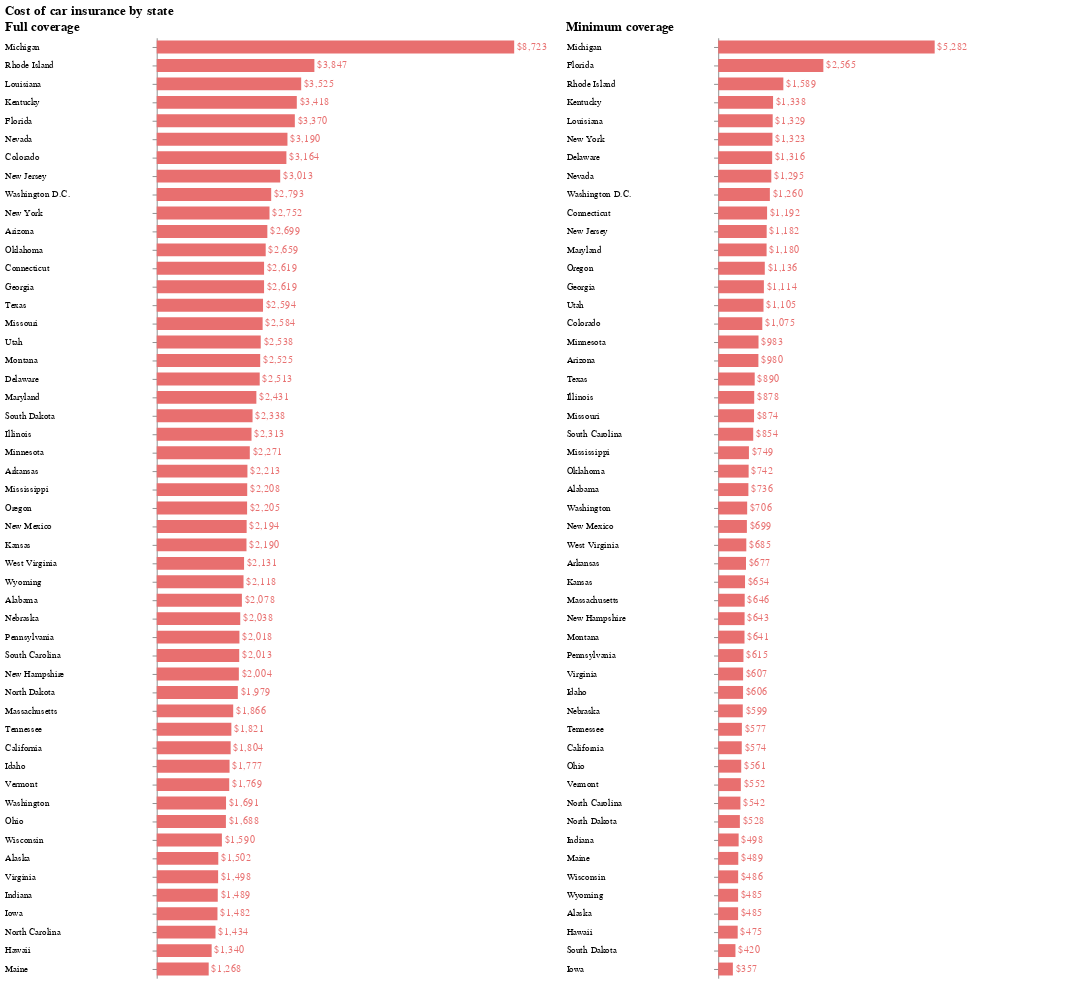

Write notebook code for a chart like this one.
### Code cell
# Highlight action
selection = alt.selection_single(fields=["State"])

# Highlight condition
color1 = alt.condition(selection, alt.value("#e86f6f"), alt.value("lightgray"))

# Full coverage bar chart
full_coverage = (
    alt.Chart(df)
    .mark_bar(size = 14) # Changes the size of the individual bars
    .encode(
        x=alt.X("Full coverage", axis=None), # removes the x-axis
        y=alt.Y("State", sort="-x", title=""),
        tooltip=["State", "Full coverage"],
        color=color1, # add the highlight condition
    )
)

# Full coverage labels
full_coverage_text = full_coverage.mark_text(
    align="left",
    baseline="middle",
    dx=3,  # Nudges text to right so it doesn't appear on top of the bar
).encode(text="Full cov $:N")

# Minimum coverage bar chart
min_coverage = (
    alt.Chart(df)
    .mark_bar(size = 14)
    .encode(
        x=alt.X("Minimum coverage", axis=None),
        y=alt.Y("State", sort="-x", title=""), # Removes the "State" field label
        tooltip=["State", "Minimum coverage"],
        color=color1,
    )
)

# Minimum coverage labels
min_coverage_text = min_coverage.mark_text(
    align="left",
    baseline="middle",
    dx=3, 
).encode(text="Min cov $:N")

# Displays the two charts next to each other
chart = alt.hconcat(
    (full_coverage + full_coverage_text) # Adds bars and labels
    .add_selection(selection) # Binds the highlighting action
    .properties(title="Full coverage"), # Adds a title
    (min_coverage + min_coverage_text)
    .add_selection(selection)
    .properties(title="Minimum coverage"),
).configure_axis(grid=False).configure_view(strokeOpacity=0).resolve_scale( # Removes grid lines and uses the same x axis scale for both charts
    x="shared"
).properties(
    title="Cost of car insurance by state"
).configure_title(
    anchor="start", fontSize=14
).configure_axisY( # left aligns y-axis labels
    titleAngle=0, 
    titleY=-10,
    titleX=-60,
    labelPadding=160, 
    labelAlign='left'
)

chart

### Figure 1 — Vega-Lite specification as saved in the notebook (floating-point values rounded to 4 significant figures)
{"config": {"view": {"continuousWidth": 400, "continuousHeight": 300, "strokeOpacity": 0}, "axis": {"grid": false}, "axisY": {"labelAlign": "left", "labelPadding": 160, "titleAngle": 0, "titleX": -60, "titleY": -10}, "title": {"anchor": "start", "fontSize": 14}}, "hconcat": [{"layer": [{"mark": {"type": "bar", "size": 14}, "encoding": {"color": {"condition": {"value": "#e86f6f", "selection": "selector019"}, "value": "lightgray"}, "tooltip": [{"type": "nominal", "field": "State"}, {"type": "quantitative", "field": "Full coverage"}], "x": {"type": "quantitative", "axis": null, "field": "Full coverage"}, "y": {"type": "nominal", "field": "State", "sort": "-x", "title": ""}}, "selection": {"selector019": {"type": "single", "fields": ["State"]}}}, {"mark": {"type": "text", "align": "left", "baseline": "middle", "dx": 3}, "encoding": {"color": {"condition": {"value": "#e86f6f", "selection": "selector019"}, "value": "lightgray"}, "text": {"type": "nominal", "field": "Full cov $"}, "tooltip": [{"type": "nominal", "field": "State"}, {"type": "quantitative", "field": "Full coverage"}], "x": {"type": "quantitative", "axis": null, "field": "Full coverage"}, "y": {"type": "nominal", "field": "State", "sort": "-x", "title": ""}}}], "title": "Full coverage"}, {"layer": [{"mark": {"type": "bar", "size": 14}, "encoding": {"color": {"condition": {"value": "#e86f6f", "selection": "selector019"}, "value": "lightgray"}, "tooltip": [{"type": "nominal", "field": "State"}, {"type": "quantitative", "field": "Minimum coverage"}], "x": {"type": "quantitative", "axis": null, "field": "Minimum coverage"}, "y": {"type": "nominal", "field": "State", "sort": "-x", "title": ""}}, "selection": {"selector019": {"type": "single", "fields": ["State"]}}}, {"mark": {"type": "text", "align": "left", "baseline": "middle", "dx": 3}, "encoding": {"color": {"condition": {"value": "#e86f6f", "selection": "selector019"}, "value": "lightgray"}, "text": {"type": "nominal", "field": "Min cov $"}, "tooltip": [{"type": "nominal", "field": "State"}, {"type": "quantitative", "field": "Minimum coverage"}], "x": {"type": "quantitative", "axis": null, "field": "Minimum coverage"}, "y": {"type": "nominal", "field": "State", "sort": "-x", "title": ""}}}], "title": "Minimum coverage"}], "data": {"name": "data-fe42b9a05760737952509820e3b8d823"}, "resolve": {"scale": {"x": "shared"}}, "title": "Cost of car insurance by state", "$schema": "https://vega.github.io/schema/vega-lite/v4.8.1.json", "datasets": {"data-fe42b9a05760737952509820e3b8d823": [{"Rank": 1, "State": "Michigan", "Full coverage": 8723, "Minimum coverage": 5282, "Difference": 3441, "Full cov $": "$8,723", "Min cov $": "$5,282"}, {"Rank": 2, "State": "Rhode Island", "Full coverage": 3847, "Minimum coverage": 1589, "Difference": 2258, "Full cov $": "$3,847", "Min cov $": "$1,589"}, {"Rank": 3, "State": "Louisiana", "Full coverage": 3525, "Minimum coverage": 1329, "Difference": 2196, "Full cov $": "$3,525", "Min cov $": "$1,329"}, {"Rank": 4, "State": "Kentucky", "Full coverage": 3418, "Minimum coverage": 1338, "Difference": 2079, "Full cov $": "$3,418", "Min cov $": "$1,338"}, {"Rank": 5, "State": "Florida", "Full coverage": 3370, "Minimum coverage": 2565, "Difference": 805, "Full cov $": "$3,370", "Min cov $": "$2,565"}, {"Rank": 6, "State": "Nevada", "Full coverage": 3190, "Minimum coverage": 1295, "Difference": 1895, "Full cov $": "$3,190", "Min cov $": "$1,295"}, {"Rank": 7, "State": "Colorado", "Full coverage": 3164, "Minimum coverage": 1075, "Difference": 2089, "Full cov $": "$3,164", "Min cov $": "$1,075"}, {"Rank": 8, "State": "New Jersey", "Full coverage": 3013, "Minimum coverage": 1182, "Difference": 1831, "Full cov $": "$3,013", "Min cov $": "$1,182"}, {"Rank": 9, "State": "Washington D.C.", "Full coverage": 2793, "Minimum coverage": 1260, "Difference": 1533, "Full cov $": "$2,793", "Min cov $": "$1,260"}, {"Rank": 10, "State": "New York", "Full coverage": 2752, "Minimum coverage": 1323, "Difference": 1429, "Full cov $": "$2,752", "Min cov $": "$1,323"}, {"Rank": 11, "State": "Arizona", "Full coverage": 2699, "Minimum coverage": 980, "Difference": 1719, "Full cov $": "$2,699", "Min cov $": "$980"}, {"Rank": 12, "State": "Oklahoma", "Full coverage": 2659, "Minimum coverage": 742, "Difference": 1916, "Full cov $": "$2,659", "Min cov $": "$742"}, {"Rank": "13 (tie)", "State": "Connecticut", "Full coverage": 2619, "Minimum coverage": 1192, "Difference": 1428, "Full cov $": "$2,619", "Min cov $": "$1,192"}, {"Rank": "13 (tie)", "State": "Georgia", "Full coverage": 2619, "Minimum coverage": 1114, "Difference": 1505, "Full cov $": "$2,619", "Min cov $": "$1,114"}, {"Rank": 15, "State": "Texas", "Full coverage": 2594, "Minimum coverage": 890, "Difference": 1704, "Full cov $": "$2,594", "Min cov $": "$890"}, {"Rank": 16, "State": "Missouri", "Full coverage": 2584, "Minimum coverage": 874, "Difference": 1710, "Full cov $": "$2,584", "Min cov $": "$874"}, {"Rank": 17, "State": "Utah", "Full coverage": 2538, "Minimum coverage": 1105, "Difference": 1433, "Full cov $": "$2,538", "Min cov $": "$1,105"}, {"Rank": 18, "State": "Montana", "Full coverage": 2525, "Minimum coverage": 641, "Difference": 1884, "Full cov $": "$2,525", "Min cov $": "$641"}, {"Rank": 19, "State": "Delaware", "Full coverage": 2513, "Minimum coverage": 1316, "Difference": 1197, "Full cov $": "$2,513", "Min cov $": "$1,316"}, {"Rank": 20, "State": "Maryland", "Full coverage": 2431, "Minimum coverage": 1180, "Difference": 1251, "Full cov $": "$2,431", "Min cov $": "$1,180"}, {"Rank": 21, "State": "South Dakota", "Full coverage": 2338, "Minimum coverage": 420, "Difference": 1917, "Full cov $": "$2,338", "Min cov $": "$420"}, {"Rank": 22, "State": "Illinois", "Full coverage": 2313, "Minimum coverage": 878, "Difference": 1435, "Full cov $": "$2,313", "Min cov $": "$878"}, {"Rank": 23, "State": "Minnesota", "Full coverage": 2271, "Minimum coverage": 983, "Difference": 1289, "Full cov $": "$2,271", "Min cov $": "$983"}, {"Rank": 24, "State": "Arkansas", "Full coverage": 2213, "Minimum coverage": 677, "Difference": 1536, "Full cov $": "$2,213", "Min cov $": "$677"}, {"Rank": 25, "State": "Mississippi", "Full coverage": 2208, "Minimum coverage": 749, "Difference": 1459, "Full cov $": "$2,208", "Min cov $": "$749"}, {"Rank": 26, "State": "Oregon", "Full coverage": 2205, "Minimum coverage": 1136, "Difference": 1070, "Full cov $": "$2,205", "Min cov $": "$1,136"}, {"Rank": 27, "State": "New Mexico", "Full coverage": 2194, "Minimum coverage": 699, "Difference": 1495, "Full cov $": "$2,194", "Min cov $": "$699"}, {"Rank": 28, "State": "Kansas", "Full coverage": 2190, "Minimum coverage": 654, "Difference": 1535, "Full cov $": "$2,190", "Min cov $": "$654"}, {"Rank": 29, "State": "West Virginia", "Full coverage": 2131, "Minimum coverage": 685, "Difference": 1447, "Full cov $": "$2,131", "Min cov $": "$685"}, {"Rank": 30, "State": "Wyoming", "Full coverage": 2118, "Minimum coverage": 485, "Difference": 1632, "Full cov $": "$2,118", "Min cov $": "$485"}, {"Rank": 31, "State": "Alabama", "Full coverage": 2078, "Minimum coverage": 736, "Difference": 1342, "Full cov $": "$2,078", "Min cov $": "$736"}, {"Rank": 32, "State": "Nebraska", "Full coverage": 2038, "Minimum coverage": 599, "Difference": 1439, "Full cov $": "$2,038", "Min cov $": "$599"}, {"Rank": 33, "State": "Pennsylvania", "Full coverage": 2018, "Minimum coverage": 615, "Difference": 1403, "Full cov $": "$2,018", "Min cov $": "$615"}, {"Rank": 34, "State": "South Carolina", "Full coverage": 2013, "Minimum coverage": 854, "Difference": 1158, "Full cov $": "$2,013", "Min cov $": "$854"}, {"Rank": 35, "State": "New Hampshire", "Full coverage": 2004, "Minimum coverage": 643, "Difference": 1361, "Full cov $": "$2,004", "Min cov $": "$643"}, {"Rank": 36, "State": "North Dakota", "Full coverage": 1979, "Minimum coverage": 528, "Difference": 1451, "Full cov $": "$1,979", "Min cov $": "$528"}, {"Rank": 37, "State": "Massachusetts", "Full coverage": 1866, "Minimum coverage": 646, "Difference": 1219, "Full cov $": "$1,866", "Min cov $": "$646"}, {"Rank": 38, "State": "Tennessee", "Full coverage": 1821, "Minimum coverage": 577, "Difference": 1243, "Full cov $": "$1,821", "Min cov $": "$577"}, {"Rank": 39, "State": "California", "Full coverage": 1804, "Minimum coverage": 574, "Difference": 1230, "Full cov $": "$1,804", "Min cov $": "$574"}, {"Rank": 40, "State": "Idaho", "Full coverage": 1777, "Minimum coverage": 606, "Difference": 1171, "Full cov $": "$1,777", "Min cov $": "$606"}, {"Rank": 41, "State": "Vermont", "Full coverage": 1769, "Minimum coverage": 552, "Difference": 1217, "Full cov $": "$1,769", "Min cov $": "$552"}, {"Rank": 42, "State": "Washington", "Full coverage": 1691, "Minimum coverage": 706, "Difference": 985, "Full cov $": "$1,691", "Min cov $": "$706"}, {"Rank": 43, "State": "Ohio", "Full coverage": 1688, "Minimum coverage": 561, "Difference": 1127, "Full cov $": "$1,688", "Min cov $": "$561"}, {"Rank": 44, "State": "Wisconsin", "Full coverage": 1590, "Minimum coverage": 486, "Difference": 1104, "Full cov $": "$1,590", "Min cov $": "$486"}, {"Rank": 45, "State": "Alaska", "Full coverage": 1502, "Minimum coverage": 485, "Difference": 1016, "Full cov $": "$1,502", "Min cov $": "$485"}, {"Rank": 46, "State": "Virginia", "Full coverage": 1498, "Minimum coverage": 607, "Difference": 891, "Full cov $": "$1,498", "Min cov $": "$607"}, {"Rank": 47, "State": "Indiana", "Full coverage": 1489, "Minimum coverage": 498, "Difference": 991, "Full cov $": "$1,489", "Min cov $": "$498"}, {"Rank": 48, "State": "Iowa", "Full coverage": 1482, "Minimum coverage": 357, "Difference": 1124, "Full cov $": "$1,482", "Min cov $": "$357"}, {"Rank": 49, "State": "North Carolina", "Full coverage": 1434, "Minimum coverage": 542, "Difference": 892, "Full cov $": "$1,434", "Min cov $": "$542"}, {"Rank": 50, "State": "Hawaii", "Full coverage": 1340, "Minimum coverage": 475, "Difference": 865, "Full cov $": "$1,340", "Min cov $": "$475"}, {"Rank": 51, "State": "Maine", "Full coverage": 1268, "Minimum coverage": 489, "Difference": 779, "Full cov $": "$1,268", "Min cov $": "$489"}]}}
